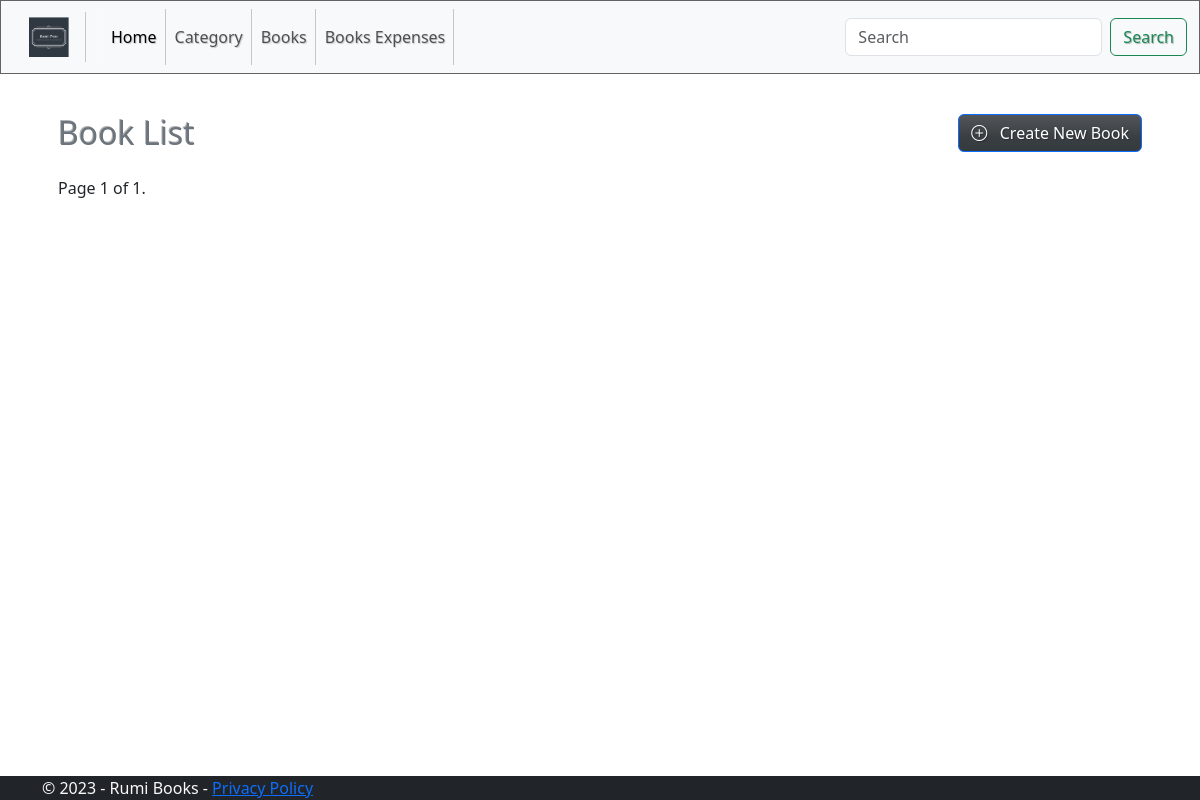
The page /books/ on the database as committed earlier.
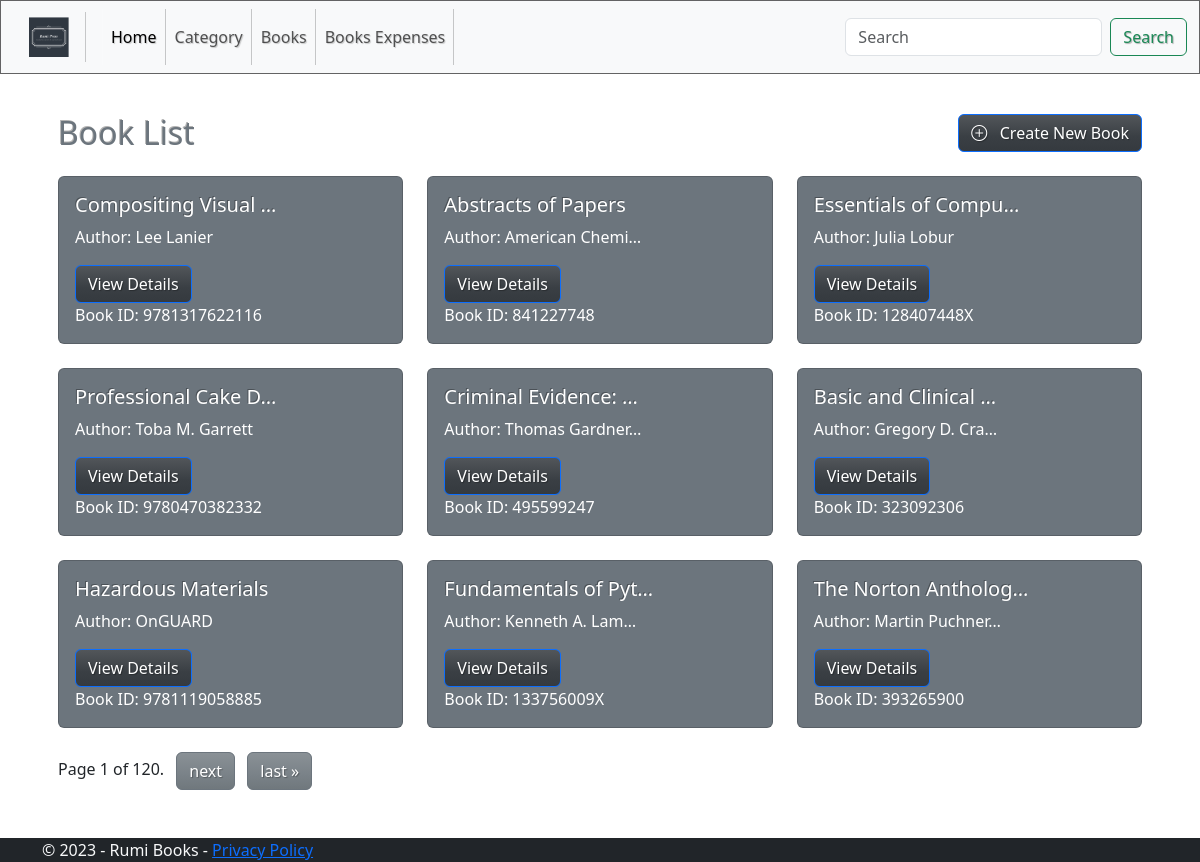
The same page on the database as committed later.
### rumi_app/models.py (models this page shows, shortened)
class Book(models.Model):
    storeId = models.CharField(max_length=50, db_index=True)
    title = models.CharField(max_length=255, db_index=True)
    subtitle = models.CharField(max_length=255, db_index=True, null=True, blank=True)
    authors = models.CharField(max_length=255, db_index=True)
    publisher = models.CharField(max_length=255, db_index=True)
    published_date = models.DateField()
    category = models.ForeignKey(Category, on_delete=models.CASCADE)
    distribution_expense = models.DecimalField(max_digits=5, decimal_places=2)

### rumi_app/views.py (the view)
# urls.py: path('books/', BookListView.as_view(), name='book_list'),
class BookListView(ListView):
    model = Book
    template_name = 'book/book_list.html'
    context_object_name = 'books'
    paginate_by = 9  # Set the number of items per page
    def get_queryset(self):
        return Book.objects.all().order_by('-id')  # You can change the ordering as needed

### templates/book/book_list.html (shortened to what this page needs)
{% extends 'base.html' %}
{% block content %}
<div class="container p-3">
  <div class="row pt-4 mb-3">
    <div class="col-6">
      <h2 class="text-secondary">Book List</h2>
    </div>
    <div class="col-6 text-end">
      <a href="{% url 'book_create' %}" class="btn btn-primary">
        <i class="bi bi-plus-circle"></i> &nbsp; Create New Book
      </a>
    </div>
  </div>
  <div class="row">
    {% for book in books %}
    <div class="col-md-4">
      <div class="card mb-4 text-bg-secondary">
        <div class="card-body">
          <h5 class="card-title">{{ book.title|truncatechars:20 }}</h5>
          <p class="card-text">Author: {{ book.authors|truncatechars:15 }}</p>
          <a href="{% url 'book_detail' book.id %}" class="btn btn-primary">View Details</a>
          <p class="card-text">Book ID: {{ book.storeId }}</p>
        </div>
      </div>
    </div>
    {% endfor %}
  </div>
  <div class="row">
    <div class="col-md-12 text-center">
      <ul class="pagination">
        <div class="pagination">
          <span class="step-links">
              <span class="current">
                  Page {{ page_obj.number }} of {{ page_obj.paginator.num_pages }}.
              </span>
              {% if page_obj.has_next %}
                  <a href="?page={{ page_obj.next_page_number }}" class="btn btn-secondary mx-2" >next</a>
                  <a href="?page={{ page_obj.paginator.num_pages }}" class="btn btn-secondary" >last &raquo;</a>
              {% endif %}
          </span>
      </div>
      </ul>
    </div>
  </div>
</div>
{% endblock %}

### templates/base.html (shortened to what this page needs)
{% load static %}
<!DOCTYPE html>
<html lang="en">
    <head>
        <link rel="stylesheet" type="text/css" href="{% static 'css/style.css' %}">
        <link rel="stylesheet" type="text/css" href="{% static 'css/bootstrap.min.css' %}">
        <link href="https://cdn.jsdelivr.net/npm/bootstrap@5.3.2/dist/css/bootstrap.min.css" rel="stylesheet"
>
        <link rel="stylesheet" href="https://cdn.jsdelivr.net/npm/bootstrap-icons@1.11.1/font/bootstrap-icons.css">
        <link rel="stylesheet" type="text/css" href="https://cdnjs.cloudflare.com/ajax/libs/toastr.js/latest/css/toastr.min.css">
    </head>
    <body>
        {% include 'partials/_header.html' %}
        <div class="container mainBox">
            <main role="main" class="pb-3">{% block content %} {% endblock %}</main>
        </div>
        {% include 'partials/_footer.html' %}
    </body>
</html>

### templates/partials/_header.html (shortened to what this page needs)
{% load static %}
<nav class="navbar navbar-expand-lg bg-body-tertiary sticky-top">
  <div class="container-fluid">
    <a class="navbar-brand" href="{% url 'home' %}">
      <img class="img-fluid logo" src="{% static 'img/logo.png' %}" alt="Rumi Books Logo">
    </a>
    <div class="collapse navbar-collapse" id="navbarTogglerDemo02">
      <ul class="navbar-nav me-auto mb-2 mb-lg-0">
        <li class="nav-item">
          <a class="nav-link active" aria-current="page" href="{% url 'home' %}">Home</a>
        </li>
        <li class="nav-item">
          <a class="nav-link" href="{% url 'category_list' %}">Category</a>
        </li>
        <li class="nav-item">
          <a class="nav-link" href="{% url 'book_list' %}">Books</a>
        </li>
        <li class="nav-item">
          <a class="nav-link" href="{% url 'expense_report' %}">Books Expenses</a>
        </li>
      </ul>
      <form class="d-flex" method="get" action="{% url 'search' %}">
        <input class="form-control me-2" type="search" name="q" placeholder="Search" aria-label="Search">
        <button class="btn btn-outline-success" type="submit">Search</button>
    </form>
    </div>
  </div>
</nav>

### templates/partials/_footer.html
<footer class="footer text-light bg-dark">
    <div class="container">
        &copy; 2023 - Rumi Books - <a href="{% url 'privacy' %}" >Privacy Policy</a>
    </div>
</footer>

### static/css/style.css (style rules this page uses)
html { font-size: 14px; }
@media (min-width: 768px) { html { font-size: 16px; } }
body { margin-bottom: 60px; display: flex; flex-direction: column; min-height: 100vh; }
.mainBox { flex: 1; }
.logo { width: 40px; height: 40px; }

Rows that differ between the two databases and show on the page:
added Book: title "Compositing Visual …", authors "Lee Lanier", storeId "9781317622116"
added Book: title "Abstracts of Papers", authors "American Chemi…", storeId "841227748"
added Book: title "Essentials of Compu…", authors "Julia Lobur", storeId "128407448X"
added Book: title "Professional Cake D…", authors "Toba M. Garrett", storeId "9780470382332"
added Book: title "Criminal Evidence: …", authors "Thomas Gardner…", storeId "495599247"
added Book: title "Basic and Clinical …", authors "Gregory D. Cra…", storeId "323092306"
added Book: title "Hazardous Materials", authors "OnGUARD", storeId "9781119058885"
added Book: title "Fundamentals of Pyt…", authors "Kenneth A. Lam…", storeId "133756009X"
added Book: title "The Norton Antholog…", authors "Martin Puchner…", storeId "393265900"
Other text that changed with them:
{{ page_obj.paginator.num_pages }}: "1" → "120"
text now shown: "next last »"
